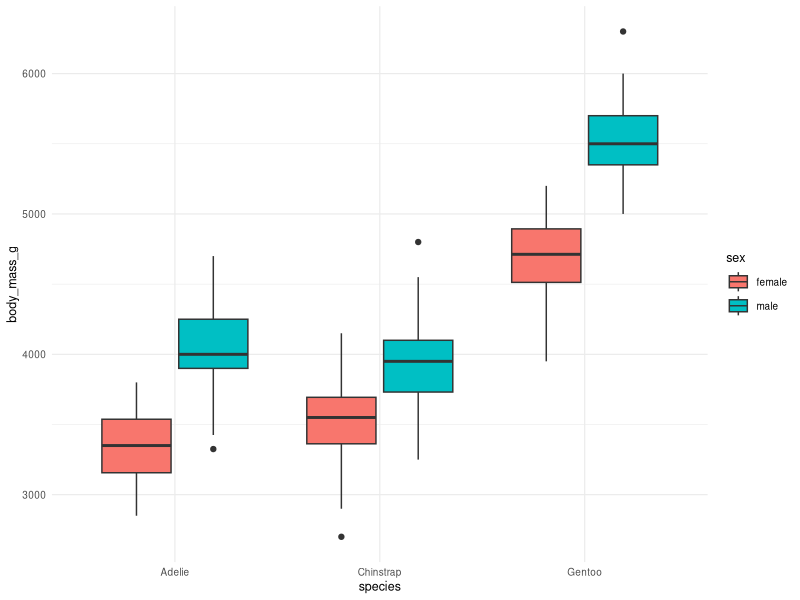
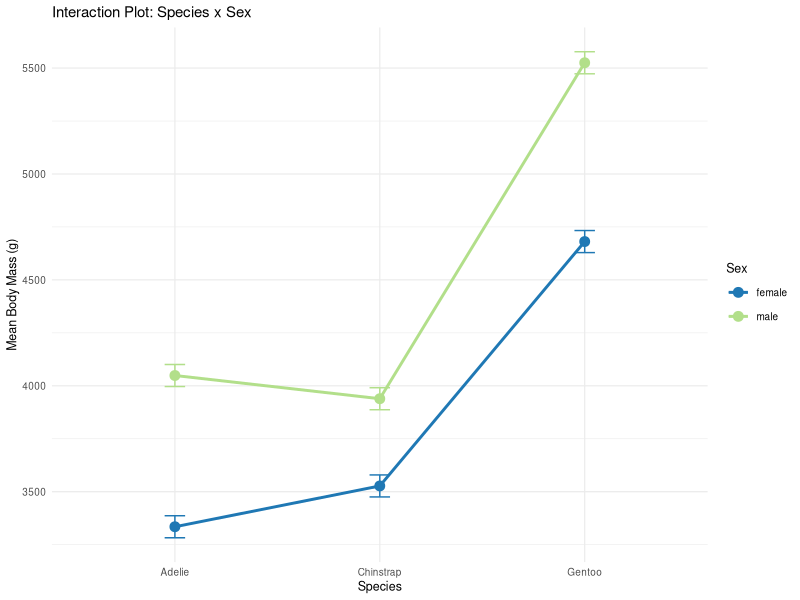
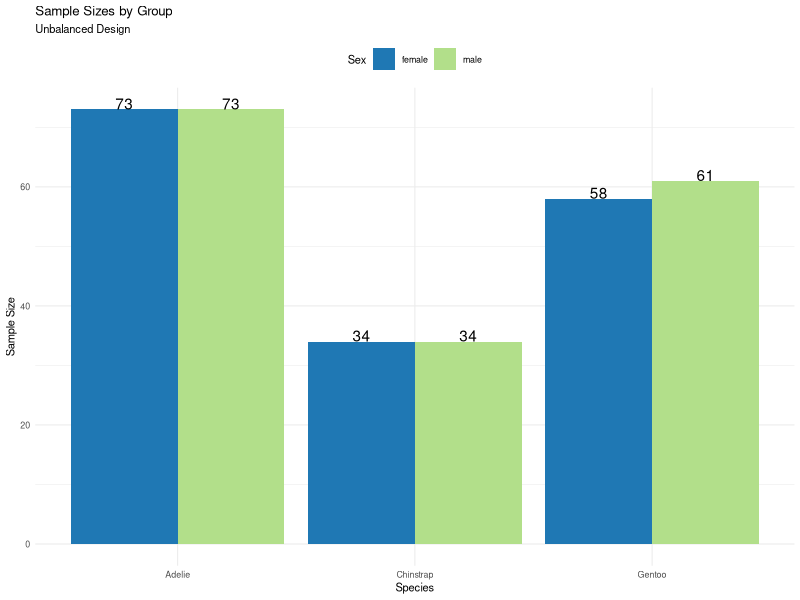
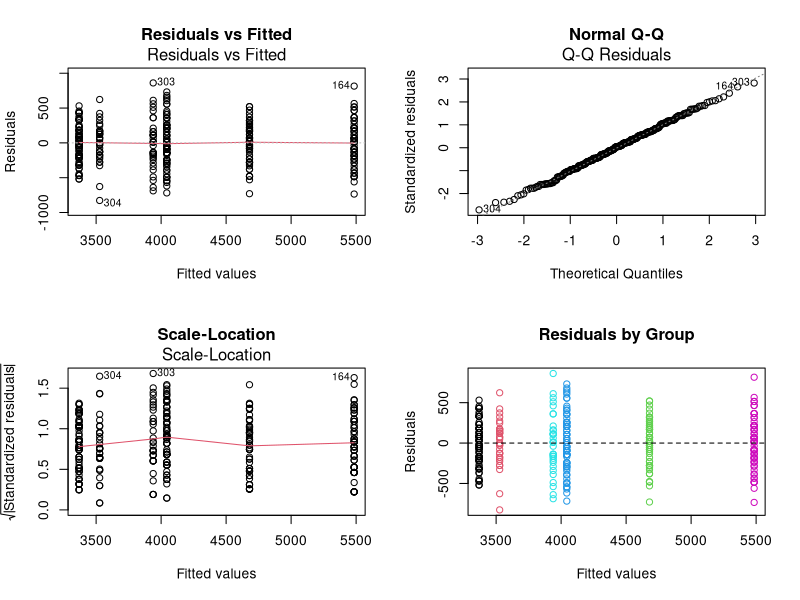
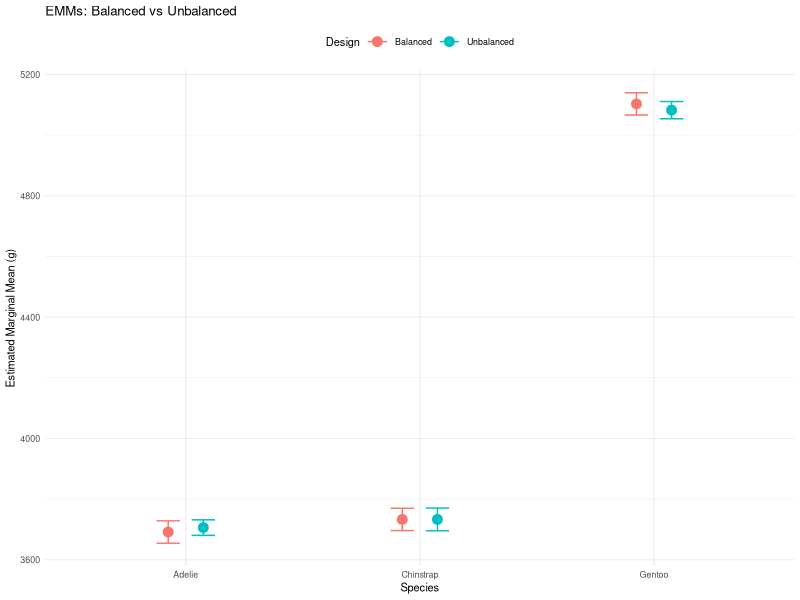
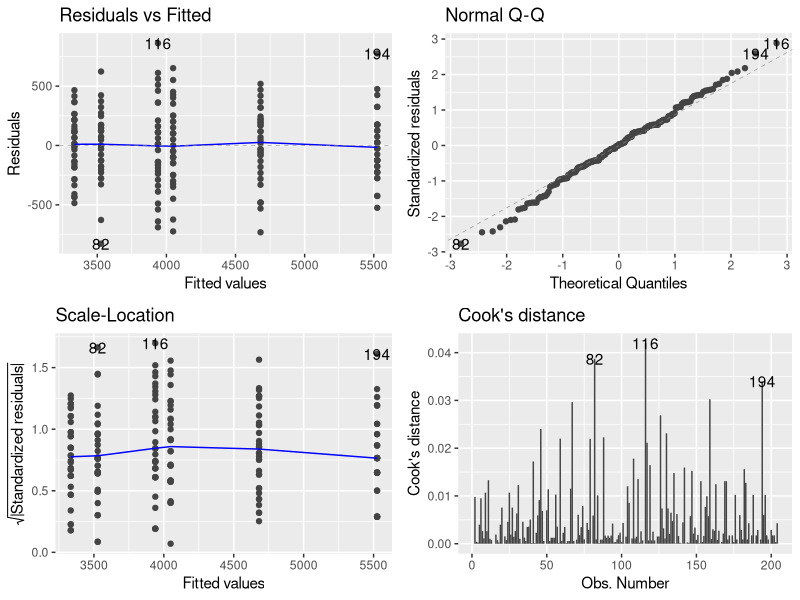

These charts were generated, in order, by the following R code:
## ---- chunk 1
#| echo: false
#| message: false
#| warning: false
library(palmerpenguins)
library(emmeans)
library(ggfortify)
library(car)
library(broom)
library(patchwork)
library(tidyverse)

p_df <- penguins %>%
  filter(!is.na(body_mass_g),
         !is.na(sex),
         !is.na(species)) %>%
  select(species, sex, body_mass_g)
## ---- chunk 2
#| echo: false
#| message: false
#| warning: false
#| paged-print: false
summaryu_df <- p_df %>%
  group_by(species, sex) %>%
  summarise(
    n = sum(!is.na(body_mass_g)),
    mean_mass = mean(body_mass_g),
    sd_mass = sd(body_mass_g),
    se_mass = sd_mass/sqrt(n),
    .groups = 'drop'
  ) %>%
  arrange(species, sex)
print(summaryu_df)
## ---- chunk 3
#| echo: false
#| message: false
#| warning: false
#| paged-print: false
original_n <- p_df %>%
  count(species, sex) %>%
  arrange(species, sex)

p_df %>%
  count(species, sex) %>%
  pivot_wider(names_from = sex,
              values_from = n,
              values_fill = 0)
## ---- chunk 4
#| echo: false
#| message: false
#| warning: false
#| paged-print: false
#| collapse: true
min_n <- min(original_n$n)
cat(paste("Minimum n =", min_n, "\n\n"))

set.seed(123)
balanced_df <- p_df %>%
  group_by(species, sex) %>%
  sample_n(min_n) %>%
  ungroup()

balanced_n <- balanced_df %>%
  count(species, sex) %>%
  pivot_wider(names_from = sex,
              values_from = n,
              values_fill = 0)
balanced_n
## ---- chunk 5
#| echo: false
#| message: false
#| warning: false
#| paged-print: false
summary_df <- balanced_df %>%
  group_by(species, sex) %>%
  summarise(
    n = sum(!is.na(body_mass_g)),
    mean_mass = mean(body_mass_g),
    sd_mass = sd(body_mass_g),
    se_mass = sd_mass/sqrt(n),
    .groups = 'drop'
  ) %>%
  arrange(species, sex)
print(summary_df)
## ---- chunk 6
#| echo: false
#| fig-width: 3.4
#| fig-height: 3
#| fig-alt: "Boxplot of penguin body mass in grams by species, with boxes filled by sex, showing mass differences across the species-by-sex combinations in the balanced dataset."
p_box_plot <- balanced_df %>%
  ggplot(aes(species, body_mass_g, fill = sex)) +
  geom_boxplot() +
  theme_minimal(base_size = 9)
p_box_plot
## ---- chunk 7
#| echo: false
#| message: false
#| warning: false
#| paged-print: false
cell_means <- p_df %>%
  group_by(species, sex) %>%
  summarise(
    n = sum(!is.na(body_mass_g)),
    cell_mean = mean(body_mass_g),
    .groups = 'drop'
  )
cell_means_wide <- cell_means %>% select(-n) %>%
  pivot_wider(names_from = sex, values_from = cell_mean)
cell_counts <- p_df %>%
  count(species, sex) %>%
  pivot_wider(names_from = sex, values_from = n, values_fill = 0)
combined_table <- cell_means_wide %>%
  left_join(cell_counts, by = "species", suffix = c("_mean", "_n"))
cat("Combined table with means and counts:\n\n")
print(combined_table)

regular_species_means <- p_df %>%
  group_by(species) %>%
  summarise(total_n = n(), regular_mean = mean(body_mass_g), .groups = 'drop')
cat("\n\nRegular means (WRONG for marginal means):\n\n")
print(regular_species_means)
## ---- chunk 8
#| echo: false
#| paged-print: false
emm_species <- cell_means %>%
  group_by(species) %>%
  summarise(
    emm_mean = mean(cell_mean),
    calculation = paste0("(",
                        paste(round(cell_mean, 1), collapse = " + "),
                        ") / 2 = ",
                        round(mean(cell_mean), 1)),
    .groups = 'drop'
  )
cat("Estimated Marginal Means for Species (CORRECT):")
print(emm_species)

comparison <- cell_means %>%
  pivot_wider(names_from = sex, values_from = c(n, cell_mean)) %>%
  mutate(
    species_emm = (cell_mean_female + cell_mean_male) / 2,
    regular_mean = regular_species_means$regular_mean[match(species, regular_species_means$species)],
    difference = species_emm - regular_mean
  )
cat("\n\nComparison showing EMM calculation:\n\n")
print(comparison %>% select(species, cell_mean_female, cell_mean_male, species_emm, regular_mean, difference))
## ---- chunk 9
#| echo: false
#| message: false
#| warning: false
#| paged-print: false
cat("Combined table with means and counts:\n\n")
print(combined_table)
## ---- chunk 10
#| echo: false
#| message: false
#| warning: false
#| paged-print: false
regular_sex_means <- p_df %>%
  group_by(sex) %>%
  summarise(total_n = n(), regular_mean = mean(body_mass_g, na.rm = TRUE), .groups = 'drop')
cat("\nRegular means sex (WRONG for marginal means):")
print(regular_sex_means)

emm_sex <- cell_means %>%
  group_by(sex) %>%
  summarise(
    emm_mean = mean(cell_mean),
    calculation = paste0("(",
                        paste(round(cell_mean, 1), collapse = " + "),
                        ") / 3 = ",
                        round(mean(cell_mean), 1)),
    .groups = 'drop'
  )
cat("\n\nEstimated Marginal Means for Sex (CORRECT):\n\n")
print(emm_sex)

comparison_sex <- emm_sex %>%
  left_join(regular_sex_means, by = "sex") %>%
  mutate(difference = emm_mean - regular_mean) %>%
  select(sex, total_n, regular_mean, emm_mean, difference)
cat("\n\nComparison showing difference between regular and marginal means:\n\n")
print(comparison_sex)
## ---- chunk 11
#| echo: false
options(contrasts = c("contr.sum", "contr.poly"))

anova_model <- lm(body_mass_g ~ species * sex,
                  data = balanced_df)
summary(anova_model)
## ---- chunk 12
#| echo: false
anova_type3 <- Anova(anova_model, type = "III")
cat("Type III Sums of Squares ANOVA:")
print(anova_type3)
## ---- chunk 13
#| echo: false
#| message: false
#| warning: false
#| paged-print: false
ss_total <- sum(anova_type3$`Sum Sq`[2:4]) +
            anova_type3$`Sum Sq`[5]

eta_squared_df <- data.frame(
  Effect = c("Species", "Sex", "Interaction"),
  Eta_Squared = anova_type3$`Sum Sq`[2:4] / ss_total
)
cat("Effect Sizes (Eta-squared):")
print(eta_squared_df)
## ---- chunk 14
#| include: false
plot_assump_plot <- autoplot(anova_model, which = 1:4, ncol = 2, nrow = 2)
ggsave("images/assumpt_1.jpg",
       plot = plot_assump_plot,
       width = 7,
       height = 6,
       dpi = 300,
       bg = "white")
## ---- chunk 15
#| echo: false
shapiro_test <- shapiro.test(residuals(anova_model))
cat("Shapiro-Wilk Normality Test:")
print(shapiro_test)

levene_test <- leveneTest(body_mass_g ~ species * sex,
                          data = balanced_df)
cat("Levene's Test for Homogeneity:")
print(levene_test)

outliers_df <- balanced_df %>%
  mutate(
    fitted = fitted(anova_model),
    residuals = residuals(anova_model),
    std_resid = rstandard(anova_model)
  ) %>%
  filter(abs(std_resid) > 3)
cat(paste("Number of outliers (|z| > 3):", nrow(outliers_df)))
## ---- chunk 16
#| echo: false
#| message: false
#| warning: false
#| paged-print: false
#| collapse: true
species_emm <- emmeans(anova_model, ~ species)
cat("Species EMMs:\n\n")
print(species_emm)

sex_emm <- emmeans(anova_model, ~ sex)
cat("Sex EMMs:\n\n")
print(sex_emm)

interaction_emm <- emmeans(anova_model, ~ species * sex)
cat("Species by Sex EMMs:\n\n")
print(interaction_emm)
## ---- chunk 17
#| echo: false
#| message: false
#| warning: false
#| paged-print: false
#| collapse: true
species_pairs <- pairs(species_emm, adjust = "tukey")
print("Species pairwise comparisons:")
print(species_pairs)

interaction_pairs <- pairs(interaction_emm,
                          by = "sex",
                          adjust = "tukey")
print("Species comparisons within sex:")
print(interaction_pairs)
## ---- chunk 18
#| echo: false
emm_interaction <- emmeans(anova_model, ~ species * sex)
pairs_interaction <- pairs(emm_interaction, adjust = "tukey")
## ---- chunk 19
#| echo: false
cld_interaction <- multcomp::cld(emm_interaction,
                       Letters = letters,
                       adjust = "sidak")
cld_df <- as.data.frame(cld_interaction) %>%
  arrange(species, sex)
print(cld_df)
## ---- chunk 20
#| echo: false
#| fig-width: 3.6
#| fig-height: 3
#| fig-alt: "Interaction plot of estimated marginal mean body mass by species and sex, with points connected by lines for each sex and error bars showing ± 1 SE, used to visualize whether the sex effect differs across species."
emm_plotting_df <- as.data.frame(emm_interaction)
interaction_plot <- ggplot(emm_plotting_df,
       aes(x = species,
           y = emmean,
           color = sex,
           group = sex)) +
  geom_point(size = 3) +
  geom_line(linewidth = 1) +
  geom_errorbar(aes(ymin = emmean - SE,
                    ymax = emmean + SE),
                width = 0.1) +
  scale_color_manual(values = c("#1f78b4", "#b2df8a")) +
  labs(title = "Interaction Plot: Species x Sex",
       x = "Species", y = "Mean Body Mass (g)", color = "Sex") +
  theme_minimal(base_size = 9) +
  theme(legend.position = "right")
interaction_plot
## ---- chunk 21
#| echo: false
#| message: false
#| warning: false
#| paged-print: false
unbalanced_n <- p_df %>%
  count(species, sex) %>%
  arrange(species, sex)
print("Unbalanced sample sizes:")
print(unbalanced_n)

total_n <- sum(unbalanced_n$n)
max_n <- max(unbalanced_n$n)
min_n <- min(unbalanced_n$n)
imbalance_ratio <- max_n / min_n
print(paste("Total N =", total_n))
print(paste("Imbalance ratio =", round(imbalance_ratio, 2)))
## ---- chunk 22
#| echo: false
#| fig-width: 3.4
#| fig-height: 3
#| fig-alt: "Dodged bar chart of sample size by species and sex, with counts labeled above each bar, showing the unequal sample sizes across cells in the unbalanced penguin dataset."
imbalance_plot <- ggplot(unbalanced_n,
       aes(x = species, y = n, fill = sex)) +
  geom_col(position = "dodge") +
  geom_text(aes(label = n),
            position = position_dodge(0.9),
            vjust = -0) +
  scale_fill_manual(values = c("#1f78b4", "#b2df8a")) +
  labs(title = "Sample Sizes by Group",
       subtitle = "Unbalanced Design",
       x = "Species", y = "Sample Size", fill = "Sex") +
  theme_minimal(base_size = 8) +
  theme(legend.position = "top")
print(imbalance_plot)
## ---- chunk 23
#| echo: false
#| message: false
#| warning: false
#| paged-print: false
model1_type1 <- lm(body_mass_g ~ species + sex + species:sex,
                   data = p_df)
anova1_type1 <- anova(model1_type1)
cat("Type I SS (Species -> Sex -> Interaction):\n\n")
print(anova1_type1)

model2_type1 <- lm(body_mass_g ~ sex + species + sex:species,
                   data = p_df)
anova2_type1 <- anova(model2_type1)
cat("\n\nType I SS (Sex -> Species -> Interaction):\n\n")
print(anova2_type1)

ss_comparison_df <- data.frame(
  Effect = c("Species", "Sex"),
  Order1_SS = c(anova1_type1$`Sum Sq`[1],
                anova1_type1$`Sum Sq`[2]),
  Order2_SS = c(anova2_type1$`Sum Sq`[2],
                anova2_type1$`Sum Sq`[1])
)
cat("\n\nType I SS depends on order:\n\n")
print(ss_comparison_df)
## ---- chunk 24
#| echo: false
#| message: false
#| warning: false
#| paged-print: false
options(contrasts = c("contr.sum", "contr.poly"))
model_u <- lm(body_mass_g ~ species * sex,
              data = p_df)
anova_type3_u <- Anova(model_u, type = "III")
print("Type III Sums of Squares:")
print(anova_type3_u)

print("Comparison of F-values:")
comparison_f_df <- data.frame(
  Effect = c("Species", "Sex", "Interaction"),
  Type_I_F = round(anova1_type1$`F value`[1:3], 2),
  Type_III_F = round(anova_type3_u$`F value`[2:4], 2)
)
print(comparison_f_df)
## ---- chunk 25
#| echo: false
#| message: false
#| warning: false
#| paged-print: false
ss_total_u <- sum(anova_type3_u$`Sum Sq`[-1])
eta_squared_p_df <- data.frame(
  Effect = c("Species", "Sex", "Interaction"),
  Eta_Squared = round(anova_type3_u$`Sum Sq`[2:4] / ss_total_u, 4)
)
print("Effect Sizes (Type III):")
print(eta_squared_p_df)
## ---- chunk 26
#| echo: false
#| message: false
#| warning: false
#| paged-print: false
grand_mean <- mean(p_df$body_mass_g)
print(paste("Grand mean:", round(grand_mean, 1)))

ss_total_manual <- sum((p_df$body_mass_g - grand_mean)^2)
print(paste("Total SS:", round(ss_total_manual, 0)))

group_means_df <- p_df %>%
  group_by(species, sex) %>%
  mutate(group_mean = mean(body_mass_g)) %>%
  ungroup()

ss_between <- sum((group_means_df$group_mean - grand_mean)^2)
print(paste("Between-groups SS:", round(ss_between, 0)))

ss_within <- sum((group_means_df$body_mass_g -
                  group_means_df$group_mean)^2)
print(paste("Within-groups SS:", round(ss_within, 0)))

print(paste("Check: Between + Within =",
            round(ss_between + ss_within, 0)))
## ---- chunk 27
#| echo: false
#| message: false
#| warning: false
#| paged-print: false
species_only_model <- lm(body_mass_g ~ species,
                         data = p_df)
ss_species_only <- sum((fitted(species_only_model) -
                       grand_mean)^2)
cat(paste("SS(Species alone):",
            round(ss_species_only, 0)))

sex_only_model <- lm(body_mass_g ~ sex,
                     data = p_df)
ss_sex_only <- sum((fitted(sex_only_model) -
                   grand_mean)^2)
cat(paste("SS(Sex alone):",
            round(ss_sex_only, 0)))

cat(paste("\n\nSum of main effects:",
            round(ss_species_only + ss_sex_only, 0)))
cat(paste("Actual between SS:",
            round(ss_between, 0)))
cat(paste("\n\nDifference (due to correlation):",
            round(ss_between -
                  (ss_species_only + ss_sex_only), 0)))
## ---- chunk 28
#| echo: false
#| message: false
#| warning: false
#| paged-print: false
species_emm_u <- emmeans(model_u, ~ species)
sex_emm_u <- emmeans(model_u, ~ sex)

cat("Species EMMs (model-based):")
print(species_emm_u)
cat("\n\nSex EMMs (model-based):")
print(sex_emm_u)

emm_interaction_u <- emmeans(model_u, ~ species * sex)
pairs_interaction_u <- pairs(emm_interaction, adjust = "tukey")
pairs_interaction_u
## ---- chunk 29
#| echo: false
#| message: false
#| warning: false
#| paged-print: false
cld_interaction_u <- multcomp::cld(emm_interaction_u,
                       Letters = letters,
                       adjust = "sidak")
cld_df_u <- as.data.frame(cld_interaction_u) %>%
  arrange(species, sex)
print(cld_df_u)
## ---- chunk 30
#| echo: false
#| message: false
#| warning: false
#| paged-print: false
species_pairs_u <- pairs(species_emm_u, adjust = "tukey")
cat("Species pairwise comparisons (Tukey):")
print(species_pairs_u)

sex_by_species_emm <- emmeans(model_u, ~ sex | species)
sex_effects_df <- pairs(sex_by_species_emm)
cat("\n\nSex effect within each species:")
print(sex_effects_df)
## ---- chunk 31
#| echo: false
#| message: false
#| warning: false
#| paged-print: false
interaction_test <- emmeans(model_u,
                            pairwise ~ sex | species)
contrasts_df <- as.data.frame(interaction_test$contrasts)

sex_diff_adelie <- contrasts_df[1, "estimate"]
sex_diff_chinstrap <- contrasts_df[2, "estimate"]
sex_diff_gentoo <- contrasts_df[3, "estimate"]

interaction_summary_df <- data.frame(
  Species = c("Adelie", "Chinstrap", "Gentoo"),
  Sex_Effect = round(c(sex_diff_adelie,
                       sex_diff_chinstrap,
                       sex_diff_gentoo), 0)
)
cat("Sex effect (Male - Female) by species:")
print(interaction_summary_df)

cat("\n\nInteraction interpretation:")
if (anova_type3_u$`Pr(>F)`[4] < 0.05) {
  print("Sex effects differ across species")
} else {
  print("Sex effects similar across species")
}
## ---- chunk 32
#| echo: false
#| message: false
#| warning: false
#| paged-print: false
#| fig-height: 3.6
#| fig-width: 3.6
#| fig-alt: "Four diagnostic plots for the unbalanced two-way ANOVA model: residuals vs. fitted, normal Q-Q, scale-location, and residuals vs. fitted colored by species-sex group, used to check model assumptions."
par(mfrow = c(2, 2))
plot(model_u, which = 1, main = "Residuals vs Fitted")
plot(model_u, which = 2, main = "Normal Q-Q")
plot(model_u, which = 3, main = "Scale-Location")
plot(fitted(model_u), residuals(model_u),
     col = as.numeric(interaction(p_df$species, p_df$sex)),
     main = "Residuals by Group",
     xlab = "Fitted values", ylab = "Residuals")
abline(h = 0, lty = 2)
par(mfrow = c(1, 1))
## ---- chunk 33
#| echo: false
#| message: false
#| warning: false
#| paged-print: false
shapiro_u <- shapiro.test(residuals(model_u))
print("Shapiro-Wilk test:")
print(shapiro_u)

levene_u <- leveneTest(body_mass_g ~ species * sex,
                       data = p_df,
                       center = median)
print("Levene's test:")
print(levene_u)

residual_summary_df <- p_df %>%
  mutate(
    residuals = residuals(model_u),
    fitted = fitted(model_u)
  ) %>%
  group_by(species, sex) %>%
  summarise(
    n = n(),
    mean_resid = mean(residuals),
    sd_resid = sd(residuals),
    .groups = 'drop'
  )
print("Residual SD by group:")
print(residual_summary_df[, c("species", "sex", "sd_resid")])
## ---- chunk 34
#| echo: false
#| message: false
#| warning: false
#| paged-print: false
set.seed(123)
b_df <- p_df %>%
  group_by(species, sex) %>%
  sample_n(34) %>%
  ungroup()

options(contrasts = c("contr.sum", "contr.poly"))
model_b <- lm(body_mass_g ~ species * sex, data = b_df)
anova_b <- Anova(model_b, type = "III")

comparison_results_df <- data.frame(
  Effect = c("Species", "Sex", "Interaction"),
  Balanced_F = round(anova_b$`F value`[2:4], 2),
  Balanced_p = round(anova_b$`Pr(>F)`[2:4], 4),
  Unbalanced_F = round(anova_type3_u$`F value`[2:4], 2),
  Unbalanced_p = round(anova_type3_u$`Pr(>F)`[2:4], 4)
)
cat("Balanced vs Unbalanced Results:")
print(comparison_results_df)

cat("\n\nSample sizes:")
cat(paste("Balanced total N:", nrow(b_df)))
cat(paste("Unbalanced total N:", nrow(p_df), "\n\n"))
cat(paste("Data discarded:",
            nrow(p_df) - nrow(b_df),
            "observations"))
## ---- chunk 35
#| echo: false
#| message: false
#| warning: false
#| paged-print: false
#| fig-width: 3.4
#| fig-height: 3
#| fig-alt: "Point-and-error-bar plot comparing estimated marginal mean body mass by species between the balanced and unbalanced designs, showing the two designs give similar estimates."
emm_b <- as.data.frame(emmeans(model_b, ~ species))
emm_u <- as.data.frame(emmeans(model_u, ~ species))

comparison_plot_df <- data.frame(
  Species = rep(levels(as.factor(p_df$species)), 2),
  Design = rep(c("Balanced", "Unbalanced"), each = 3),
  EMM = c(as.numeric(emm_b$emmean), as.numeric(emm_u$emmean)),
  SE = c(as.numeric(emm_b$SE), as.numeric(emm_u$SE))
)

comparison_plot <- ggplot(comparison_plot_df,
       aes(x = Species, y = EMM, color = Design, group = Design)) +
  geom_point(position = position_dodge(0.3), size = 3) +
  geom_errorbar(aes(ymin = EMM - SE, ymax = EMM + SE),
                position = position_dodge(0.3), width = 0.2) +
  labs(title = "EMMs: Balanced vs Unbalanced",
       y = "Estimated Marginal Mean (g)", color = "Design") +
  theme_minimal(base_size = 8) +
  theme(legend.position = "top")
print(comparison_plot)
